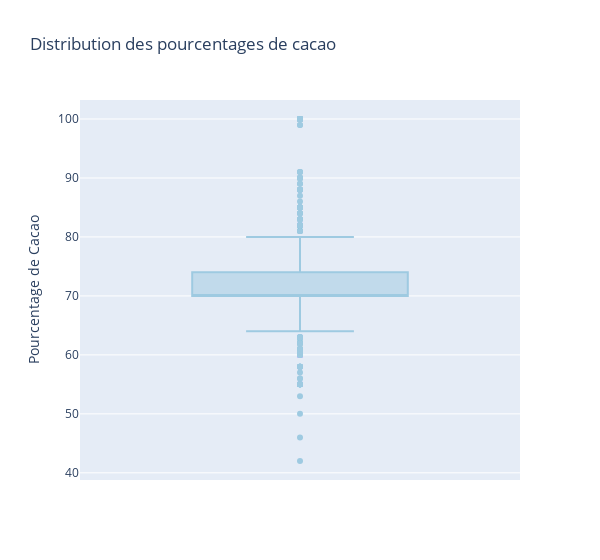

This figure's notebook cell:
### Code cell
import plotly.express as px

# Créer le violin plot avec une largeur réduite
fig = px.box(dataframe, y='cocoa_percent', title='Distribution des pourcentages de cacao',
                labels={'cocoa_percent': 'Pourcentage de Cacao'},
                width=600)  # Définir une largeur personnalisée

# Personnaliser l'apparence
fig.update_traces(marker=dict(color='rgb(158,202,225)', line=dict(color='rgb(8,48,107)')))

# Afficher le violin plot
fig.show()

### Figure 1 — Plotly figure (JSON) as saved in the notebook; plotly's stock layout.template omitted (floating-point values rounded to 4 significant figures; data arrays with more than 128 entries replaced by an {"elided": "..."} marker saying what was removed)
{"data": [{"alignmentgroup": "True", "hovertemplate": "Pourcentage de Cacao=%{y}<extra></extra>", "legendgroup": "", "marker": {"color": "rgb(158,202,225)", "line": {"color": "rgb(8,48,107)"}}, "name": "", "notched": false, "offsetgroup": "", "orientation": "v", "showlegend": false, "type": "box", "x0": " ", "xaxis": "x", "y": {"elided": "2530 float values"}, "y0": " ", "yaxis": "y"}], "layout": {"boxmode": "group", "legend": {"tracegroupgap": 0}, "title": {"text": "Distribution des pourcentages de cacao"}, "width": 600, "xaxis": {"anchor": "y", "domain": [0, 1]}, "yaxis": {"anchor": "x", "domain": [0, 1], "title": {"text": "Pourcentage de Cacao"}}}}
